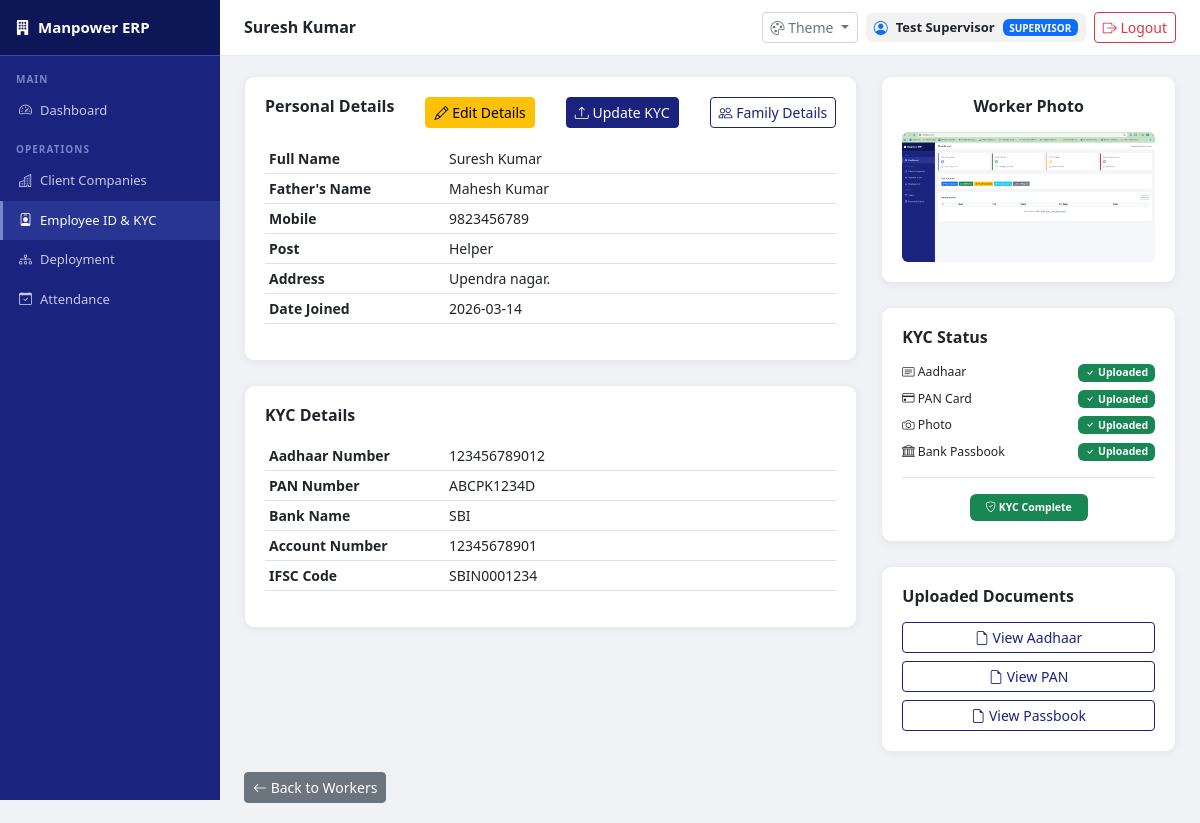
/workers/1 (signed in), run on the app's committed database.
### app/models/worker.py (models this page shows, shortened)
class Worker(db.Model):
    __tablename__ = 'workers'
    id              = db.Column(db.Integer, primary_key=True)
    employee_id     = db.Column(db.String(20), unique=True)
    full_name       = db.Column(db.String(150), nullable=False)
    full_name       = db.Column(db.String(150), nullable=False)
    father_name     = db.Column(db.String(150))
    date_of_birth   = db.Column(db.Date)
    gender          = db.Column(db.String(10))
    mobile          = db.Column(db.String(15))
    address         = db.Column(db.Text)
    post            = db.Column(db.String(100))
    aadhaar_number  = db.Column(db.String(20))
    pan_number      = db.Column(db.String(20))
    aadhaar_doc     = db.Column(db.String(255))
    pan_doc         = db.Column(db.String(255))
    photo           = db.Column(db.String(255))
    bank_name       = db.Column(db.String(100))
    account_number  = db.Column(db.String(30))
    ifsc_code       = db.Column(db.String(20))
    bank_passbook   = db.Column(db.String(255))
    is_active       = db.Column(db.Boolean, default=True)
    date_joined     = db.Column(db.Date, default=datetime.utcnow)
    created_at      = db.Column(db.DateTime, default=datetime.utcnow)
    family_members  = db.relationship('FamilyMember', backref='worker', lazy=True)
    deployments     = db.relationship('Deployment',   backref='worker', lazy=True)
    def kyc_complete(self):
        return all([
            self.aadhaar_number, self.pan_number,
            self.account_number, self.photo
        ])

### app/routes/workers.py (the view)
@workers_bp.route('/workers/<int:id>')
def view(id):
    from app.models.worker import Worker
    worker = Worker.query.get_or_404(id)
    return render_template('workers/view.html', worker=worker)

### app/routes/auth.py (called while the page is built)
def check_permission(module, action='view'):
    if 'user_id' not in session:
        return False
    role = session.get('user_role', '')
    if role in ['admin', 'hr']:
        return True
    from app.models.user import UserPermission
    perm = UserPermission.query.filter_by(
        user_id=session['user_id'],
        module=module
    ).first()
    if not perm:
        return False
    return getattr(perm, f'can_{action}', False)

### app/templates/workers/view.html (shortened to what this page needs)
{% extends 'base.html' %}
{% block page_title %}{{ worker.full_name }}{% endblock %}
{% block content %}
<div class="row g-4">
    <div class="col-md-8">
        <div class="content-card mb-4">
            <div class="d-flex justify-content-between align-items-start mb-3">
                <h6 class="fw-semibold">Personal Details</h6>
                <a href="/workers/{{ worker.id }}/edit"
                    class="btn btn-warning btn-sm">
                    <i class="bi bi-pencil"></i> Edit Details
                </a>
                <a href="/workers/{{ worker.id }}/upload-kyc"
                   class="btn btn-primary btn-sm">
                    <i class="bi bi-upload"></i> Update KYC
                </a>
                <a href="/workers/{{ worker.id }}/family"
                    class="btn btn-outline-primary btn-sm">
                    <i class="bi bi-people"></i> Family Details
                </a>
            </div>
            <table class="table table-sm">
                <tr><th width="180">Full Name</th>
                    <td>{{ worker.full_name }}</td></tr>
                <tr><th>Father's Name</th>
                    <td>{{ worker.father_name or '—' }}</td></tr>
                <tr><th>Mobile</th>
                    <td>{{ worker.mobile or '—' }}</td></tr>
                <tr><th>Post</th>
                    <td>{{ worker.post or '—' }}</td></tr>
                <tr><th>Address</th>
                    <td>{{ worker.address or '—' }}</td></tr>
                <tr><th>Date Joined</th>
                    <td>{{ worker.date_joined }}</td></tr>
            </table>
        </div>
        <div class="content-card mb-4">
            <h6 class="fw-semibold mb-3">KYC Details</h6>
            <table class="table table-sm">
                <tr><th width="180">Aadhaar Number</th>
                    <td>{{ worker.aadhaar_number or '—' }}</td></tr>
                <tr><th>PAN Number</th>
                    <td>{{ worker.pan_number or '—' }}</td></tr>
                <tr><th>Bank Name</th>
                    <td>{{ worker.bank_name or '—' }}</td></tr>
                <tr><th>Account Number</th>
                    <td>{{ worker.account_number or '—' }}</td></tr>
                <tr><th>IFSC Code</th>
                    <td>{{ worker.ifsc_code or '—' }}</td></tr>
            </table>
        </div>
    </div>
    <div class="col-md-4">
        <div class="content-card mb-4 text-center">
            <h6 class="fw-semibold mb-3">Worker Photo</h6>
            {% if worker.photo %}
                <img src="/uploads/{{ worker.photo }}"
                     class="img-fluid rounded"
                     style="max-height:200px;object-fit:cover"
                     alt="Worker Photo">
            {% endif %}
        </div>
        <div class="content-card mb-4">
            <h6 class="fw-semibold mb-3">KYC Status</h6>
            <div class="d-flex flex-column gap-2">
                <div class="d-flex justify-content-between align-items-center">
                    <span class="small">
                        <i class="bi bi-card-text"></i> Aadhaar
                    </span>
                    {% if worker.aadhaar_doc %}
                        <span class="badge bg-success">
                            <i class="bi bi-check"></i> Uploaded
                        </span>
                    {% elif worker.aadhaar_number %}
                        <span class="badge bg-warning text-dark">
                            Number only
                        </span>
                    {% else %}
                        <span class="badge bg-danger">Missing</span>
                    {% endif %}
                </div>
                <div class="d-flex justify-content-between align-items-center">
                    <span class="small">
                        <i class="bi bi-credit-card"></i> PAN Card
                    </span>
                    {% if worker.pan_doc %}
                        <span class="badge bg-success">
                            <i class="bi bi-check"></i> Uploaded
                        </span>
                    {% elif worker.pan_number %}
                        <span class="badge bg-warning text-dark">
                            Number only
                        </span>
                    {% else %}
                        <span class="badge bg-danger">Missing</span>
                    {% endif %}
                </div>
                <div class="d-flex justify-content-between align-items-center">
                    <span class="small">
                        <i class="bi bi-camera"></i> Photo
                    </span>
                    {% if worker.photo %}
                        <span class="badge bg-success">
                            <i class="bi bi-check"></i> Uploaded
                        </span>
                    {% else %}
                        <span class="badge bg-danger">Missing</span>
                    {% endif %}
                </div>
                <div class="d-flex justify-content-between align-items-center">
                    <span class="small">
                        <i class="bi bi-bank"></i> Bank Passbook
                    </span>
                    {% if worker.bank_passbook %}
                        <span class="badge bg-success">
                            <i class="bi bi-check"></i> Uploaded
                        </span>
                    {% else %}
                        <span class="badge bg-danger">Missing</span>
                    {% endif %}
                </div>
            </div>
            <div class="mt-3 pt-3 border-top text-center">
                {% if worker.kyc_complete() %}
                    <span class="badge bg-success px-3 py-2">
                        <i class="bi bi-shield-check"></i>
                        KYC Complete
                    </span>
                {% else %}
                    <span class="badge bg-warning text-dark px-3 py-2">
                        <i class="bi bi-exclamation-triangle"></i>
                        KYC Incomplete
                    </span>
                {% endif %}
            </div>
        </div>
        <div class="content-card">
            <h6 class="fw-semibold mb-3">Uploaded Documents</h6>
            <div class="d-flex flex-column gap-2">
                {% if worker.aadhaar_doc %}
                <a href="/uploads/{{ worker.aadhaar_doc }}"
                   target="_blank"
                   class="btn btn-outline-primary btn-sm">
                    <i class="bi bi-file-earmark"></i> View Aadhaar
                </a>
                {% endif %}
                {% if worker.pan_doc %}
                <a href="/uploads/{{ worker.pan_doc }}"
                   target="_blank"
                   class="btn btn-outline-primary btn-sm">
                    <i class="bi bi-file-earmark"></i> View PAN
                </a>
                {% endif %}
                {% if worker.bank_passbook %}
                <a href="/uploads/{{ worker.bank_passbook }}"
                   target="_blank"
                   class="btn btn-outline-primary btn-sm">
                    <i class="bi bi-file-earmark"></i> View Passbook
                </a>
                {% endif %}
            </div>
        </div>
    </div>
</div>
<a href="/workers" class="btn btn-secondary btn-sm">
    <i class="bi bi-arrow-left"></i> Back to Workers
</a>
{% endblock %}

### app/templates/base.html (style rules this page uses)
:root { --sb-bg: #1a237e; --sb-dark: #0d1757; --sb-hover: #283593; --sb-border: #3949ab; --sb-accent: #7986cb; --sb-text: #c5cae9; --page-bg: #f0f2f5; --card-bg: #ffffff; --card-border: rgba(0,0,0,0.08); --text-main: #212529; --text-muted: #6c757d; --text-heading: #1a237e; --input-bg: #ffffff; --input-border: #ced4da; --input-text: #212529; --table-head-bg: #f8f9fa; --table-border: #dee2e6; --table-hover: #f1f3f5; --table-stripe: #fafbfc; --topbar-bg: #ffffff; --topbar-border: #e9ecef; --btn-primary-bg: #1a237e; --btn-primary-text:#ffffff; --btn-primary-hover:#0d1757; --code-bg: #f8f9fa; --code-text: #d63384; --hr-color: #dee2e6; --badge-info-bg: #e8eaf6; --badge-info-text: #1a237e; --alert-info-bg: #e8eaf6; --alert-info-text: #1a237e; --alert-info-border:#c5cae9; --alert-warn-bg: #fff8e1; --alert-warn-text: #856404; --alert-warn-border:#ffe082; --alert-success-bg:#e8f5e9; --alert-success-text:#1b5e20; --alert-success-border:#a5d6a7; --alert-danger-bg: #fce4ec; --alert-danger-text:#880e4f; --alert-danger-border:#f48fb1; --progress-bg: #e9ecef; --modal-bg: #ffffff; --modal-border: rgba(0,0,0,0.2); --modal-backdrop: rgba(0,0,0,0.5); --dropdown-bg: #ffffff; --dropdown-border: rgba(0,0,0,0.1); --dropdown-hover: #f8f9fa; --dropdown-text: #212529; }
* { box-sizing: border-box; margin: 0; padding: 0; }
body { background: var(--page-bg); color: var(--text-main); font-family: 'Segoe UI', Arial, sans-serif; font-size: 14px; transition: background 0.3s, color 0.3s; }
.content-card { background: var(--card-bg); border-radius: 10px; padding: 20px; border: 1px solid var(--card-border); box-shadow: 0 2px 8px rgba(0,0,0,0.05); margin-bottom: 20px; color: var(--text-main); }
h1,h2,h3,h4,h5,h6 { color: var(--text-main); }
.fw-semibold, .fw-bold { color: var(--text-main); }
th, td { color: var(--text-main); }
.table { --bs-table-color: var(--text-main); --bs-table-bg: transparent; --bs-table-border-color: var(--table-border); --bs-table-hover-bg: var(--table-hover); --bs-table-hover-color: var(--text-main); --bs-table-striped-bg: var(--table-stripe); color: var(--text-main); }
.table > tbody > tr > td { border-color: var(--table-border) !important; color: var(--text-main); vertical-align: middle; }
.btn-primary { background: var(--btn-primary-bg) !important; border-color: var(--btn-primary-bg) !important; color: var(--btn-primary-text) !important; }
.btn-outline-primary { color: var(--btn-primary-bg) !important; border-color: var(--btn-primary-bg) !important; }
.border-top, .border-bottom, .border-start, .border-end { border-color: var(--hr-color) !important; }

### data on the page
Worker: full_name "Suresh Kumar", father_name "Mahesh Kumar", mobile "9823456789", post "Helper", address "Upendra nagar.", date_joined "2026-03-14", aadhaar_number "123456789012", pan_number "ABCPK1234D", bank_name "SBI", account_number "12345678901", ifsc_code "SBIN0001234"

### other printed values
{{ session.get('user_name') }} "Test Supervisor"
{{ session.get('user_role','')
                    .upper() }} "SUPERVISOR"
